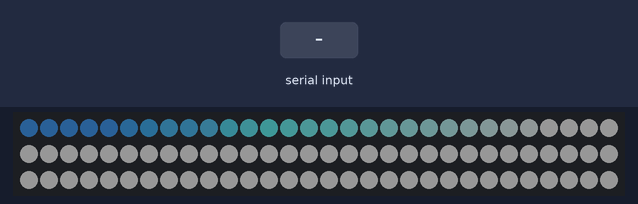
Recording of a sketch running on a simulated Arduino Uno, built with avr-gcc and run on an emulated ATmega328P. Shown: 90 RGB LEDs in strip order, left to right, continuing on the next row. The inputs (shaded band) are chosen by the test bench. Dim RGB values are drawn brighter than linear; what the sketch prints to the serial monitor is not drawn.

Above: at 1.24 s.
1.3 s: "2" received over Serial
2.9 s: "1" received over Serial
At 4.06 s:
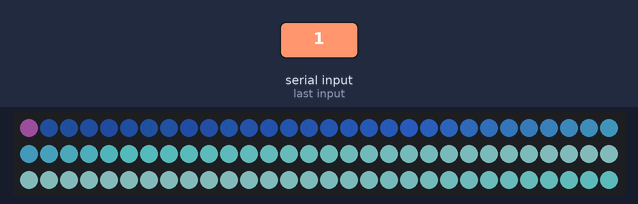
5.5 s: "0" received over Serial
7.2 s: "1" received over Serial
10.2 s: "0" received over Serial
At 10.26 s:
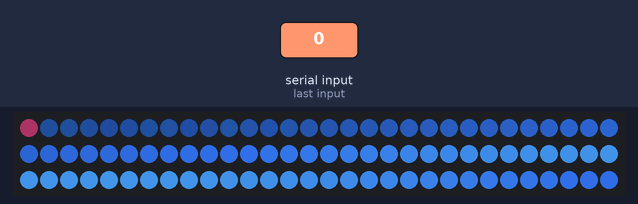

Measured:
- after the input at 2.9 s, the LEDs: first change after 0.05 s (image 1 shows a later state)
- after the input at 10.2 s, the LEDs: change after 0.05 s (image 2)

The sketch:

newledstrip.ino
```cpp
#include <Adafruit_NeoPixel.h>
#define PIN 6
#define NUMPIXELS 90
#define NUMBYTES NUMPIXELS*3

#define IA_RED 29
#define IA_GREEN 66
#define IA_BLUE 138

#define OFFSET_BLUE   110
#define OFFSET_RED    (OFFSET_BLUE * IA_RED   / IA_BLUE)
#define OFFSET_GREEN  (OFFSET_BLUE * IA_GREEN / IA_BLUE)

// Moet 2**n - 1 zijn
#define INTERVAL 127

#define CORRECTEDINTERVAL (PI * 2 / (INTERVAL+1))

Adafruit_NeoPixel strip = Adafruit_NeoPixel(NUMPIXELS, PIN, NEO_GRB + NEO_KHZ800);
uint8_t pixels[NUMBYTES];
uint8_t sine[(INTERVAL + 1)*3];
boolean local_animate = false;
uint8_t counter = 0;

void setup() {
  for (int i = 0; i < INTERVAL + 1; ++i) {
    sine[i*3]   = IA_RED   - OFFSET_RED   * cos(i * CORRECTEDINTERVAL);
    sine[i*3+1] = IA_GREEN - OFFSET_GREEN * cos(i * CORRECTEDINTERVAL);
    sine[i*3+2] = IA_BLUE  - OFFSET_BLUE  * cos(i * CORRECTEDINTERVAL);
  }
  Serial.begin(115200);
  Serial.setTimeout(50);
  strip.begin();
  strip.show();
}

void loop() {
  Serial.write(counter);
  if(Serial.readBytes(pixels, NUMBYTES) == NUMBYTES) {
    local_animate = false;
    for (int i = 0; i < NUMPIXELS; ++i) {
      strip.setPixelColor(i, strip.Color(pixels[i*3], pixels[i*3+1], pixels[i*3+2]));
    }
  } else if (local_animate) {
    for (int i = 0; i < NUMPIXELS; ++i) {
      int j = ((i+counter) & INTERVAL) * 3;
      strip.setPixelColor(i, strip.Color(sine[j], sine[j+1], sine[j+2]));
    }
    counter = (counter + 1) & INTERVAL;
  } else {
    local_animate = true;
    for (int i = 0; i < NUMPIXELS; ++i) {
      uint8_t& r = pixels[i*3];
      uint8_t& g = pixels[i*3+1];
      uint8_t& b = pixels[i*3+2];
      int j = ((i+counter) & INTERVAL) * 3;
      uint8_t& rn = sine[j];
      uint8_t& gn = sine[j+1];
      uint8_t& bn = sine[j+2];

      if (r != rn) {
        r += ((rn - r) >> 8) | 1;
        local_animate = false;
      }
      if (g != gn) {
        g += ((gn - g) >> 8) | 1;
        local_animate = false;
      }
      if (b != bn) {
        b += ((bn - b) >> 8) | 1;
        local_animate = false;
      }

      strip.setPixelColor(i, strip.Color(r, g, b));
    }
  }
  strip.show();
}
```
